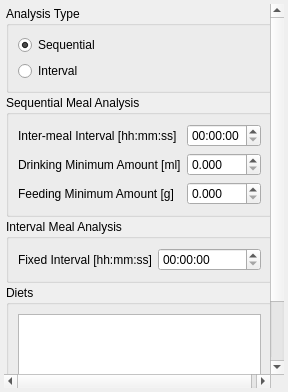
<?xml version="1.0" encoding="UTF-8"?>
<ui version="4.0">
 <class>MealDetailsSettingsWidget</class>
 <widget class="QWidget" name="MealDetailsSettingsWidget">
  <property name="geometry">
   <rect>
    <x>0</x>
    <y>0</y>
    <width>288</width>
    <height>392</height>
   </rect>
  </property>
  <property name="windowTitle">
   <string>Form</string>
  </property>
  <layout class="QVBoxLayout" name="verticalLayout">
   <property name="spacing">
    <number>4</number>
   </property>
   <property name="leftMargin">
    <number>4</number>
   </property>
   <property name="topMargin">
    <number>4</number>
   </property>
   <property name="rightMargin">
    <number>4</number>
   </property>
   <property name="bottomMargin">
    <number>4</number>
   </property>
   <item>
    <widget class="QScrollArea" name="scrollArea">
     <property name="frameShape">
      <enum>QFrame::NoFrame</enum>
     </property>
     <property name="widgetResizable">
      <bool>true</bool>
     </property>
     <widget class="QWidget" name="scrollAreaWidgetContents">
      <property name="geometry">
       <rect>
        <x>0</x>
        <y>0</y>
        <width>266</width>
        <height>427</height>
       </rect>
      </property>
      <layout class="QVBoxLayout" name="verticalLayout_2">
       <property name="spacing">
        <number>2</number>
       </property>
       <property name="leftMargin">
        <number>2</number>
       </property>
       <property name="topMargin">
        <number>2</number>
       </property>
       <property name="rightMargin">
        <number>2</number>
       </property>
       <property name="bottomMargin">
        <number>2</number>
       </property>
       <item>
        <widget class="QGroupBox" name="groupBoxAnalysisType">
         <property name="title">
          <string>Analysis Type</string>
         </property>
         <layout class="QVBoxLayout" name="verticalLayout_3">
          <item>
           <widget class="QRadioButton" name="radioButtonSequentialType">
            <property name="text">
             <string>Sequential</string>
            </property>
            <property name="checked">
             <bool>true</bool>
            </property>
           </widget>
          </item>
          <item>
           <widget class="QRadioButton" name="radioButtonIntervalType">
            <property name="text">
             <string>Interval</string>
            </property>
           </widget>
          </item>
         </layout>
        </widget>
       </item>
       <item>
        <widget class="QGroupBox" name="groupBoxSequentialSettings">
         <property name="title">
          <string>Sequential Meal Analysis</string>
         </property>
         <layout class="QFormLayout" name="formLayout">
          <item row="0" column="0">
           <widget class="QLabel" name="intermealIntervalLabel">
            <property name="text">
             <string>Inter-meal Interval [hh:mm:ss]</string>
            </property>
           </widget>
          </item>
          <item row="0" column="1">
           <widget class="QTimeEdit" name="intermealIntervalTimeEdit">
            <property name="displayFormat">
             <string>HH:mm:ss</string>
            </property>
           </widget>
          </item>
          <item row="1" column="0">
           <widget class="QLabel" name="drinkingMinimumAmountLabel">
            <property name="text">
             <string>Drinking Minimum Amount [ml]</string>
            </property>
           </widget>
          </item>
          <item row="1" column="1">
           <widget class="QDoubleSpinBox" name="drinkingMinimumAmountDoubleSpinBox">
            <property name="decimals">
             <number>3</number>
            </property>
            <property name="singleStep">
             <double>0.001000000000000</double>
            </property>
           </widget>
          </item>
          <item row="2" column="0">
           <widget class="QLabel" name="feedingMinimumAmountLabel">
            <property name="text">
             <string>Feeding Minimum Amount [g]</string>
            </property>
           </widget>
          </item>
          <item row="2" column="1">
           <widget class="QDoubleSpinBox" name="feedingMinimumAmountDoubleSpinBox">
            <property name="decimals">
             <number>3</number>
            </property>
            <property name="singleStep">
             <double>0.001000000000000</double>
            </property>
           </widget>
          </item>
         </layout>
        </widget>
       </item>
       <item>
        <widget class="QGroupBox" name="groupBoxIntervalSettings">
         <property name="title">
          <string>Interval Meal Analysis</string>
         </property>
         <layout class="QFormLayout" name="formLayout_2">
          <item row="0" column="0">
           <widget class="QLabel" name="fixedIntervalLabel">
            <property name="text">
             <string>Fixed Interval [hh:mm:ss]</string>
            </property>
           </widget>
          </item>
          <item row="0" column="1">
           <widget class="QTimeEdit" name="fixedIntervalTimeEdit">
            <property name="displayFormat">
             <string>HH:mm:ss</string>
            </property>
           </widget>
          </item>
         </layout>
        </widget>
       </item>
       <item>
        <widget class="QGroupBox" name="groupBoxDiets">
         <property name="title">
          <string>Diets</string>
         </property>
         <layout class="QVBoxLayout" name="verticalLayout_4">
          <item>
           <widget class="QTableView" name="tableViewDiets">
            <attribute name="verticalHeaderDefaultSectionSize">
             <number>24</number>
            </attribute>
           </widget>
          </item>
          <item>
           <layout class="QHBoxLayout" name="horizontalLayout">
            <item>
             <widget class="QToolButton" name="toolButtonAddDiet">
              <property name="toolTip">
               <string>Add diet</string>
              </property>
              <property name="icon">
               <iconset resource="../../../../../resources/resources.qrc">
                <normaloff>:/icons/icons8-add-16.png</normaloff>:/icons/icons8-add-16.png</iconset>
              </property>
             </widget>
            </item>
            <item>
             <widget class="QToolButton" name="toolButtonDeleteDiet">
              <property name="toolTip">
               <string>Delete selected diet</string>
              </property>
              <property name="icon">
               <iconset resource="../../../../../resources/resources.qrc">
                <normaloff>:/icons/icons8-minus-16.png</normaloff>:/icons/icons8-minus-16.png</iconset>
              </property>
             </widget>
            </item>
            <item>
             <spacer name="horizontalSpacer">
              <property name="orientation">
               <enum>Qt::Horizontal</enum>
              </property>
              <property name="sizeHint" stdset="0">
               <size>
                <width>40</width>
                <height>20</height>
               </size>
              </property>
             </spacer>
            </item>
           </layout>
          </item>
         </layout>
        </widget>
       </item>
       <item>
        <widget class="QPushButton" name="pushButtonResetSettings">
         <property name="text">
          <string>Reset Settings</string>
         </property>
        </widget>
       </item>
      </layout>
     </widget>
    </widget>
   </item>
  </layout>
 </widget>
 <resources>
  <include location="../../../../../resources/resources.qrc"/>
 </resources>
 <connections/>
</ui>
